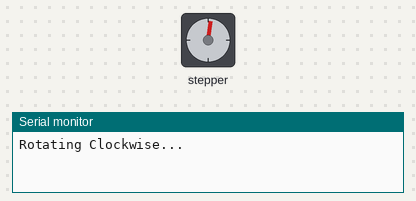
A sketch run on a simulated Arduino Uno, built with avr-gcc and run on an emulated ATmega328P. Parts: stepper motor, the last lines printed to the serial monitor. Stepper angles assume 200 steps per turn.

Above: at 0.05 s.
At 0.75 s:
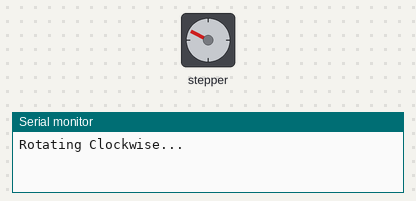
At 1.3 s:
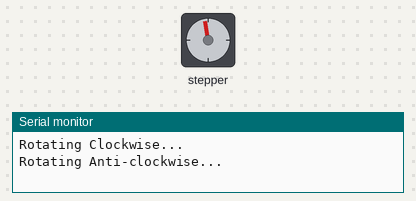
At 1.9 s:
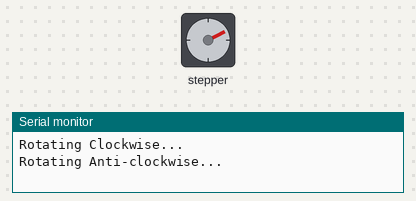
Timing chart, 0 to 5.8 s (numbered marks = the images above):
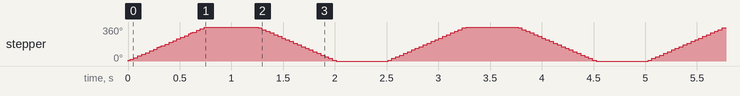

The sketch:

l298.ino
```cpp
//200 speed for NEMA, 48 for 1728BYJ-48
#include <Stepper.h>

const int steps_per_rev = 200;
#define IN1 9
#define IN2 8
#define IN3 7
#define IN4 6

Stepper motor(steps_per_rev, IN1, IN2, IN3, IN4);


void setup()
{
  motor.setSpeed(80);
  Serial.begin(115200);
}

void loop()
{
  Serial.println("Rotating Clockwise...");
  motor.step(steps_per_rev);
  delay(500);

  Serial.println("Rotating Anti-clockwise...");
  motor.step(-steps_per_rev);
  delay(500);
}
```

Measured:
- by itself, stepper: turns 360° clockwise in 0.74 s, then 360° counter-clockwise in 0.76 s, repeating every 2.5 s
